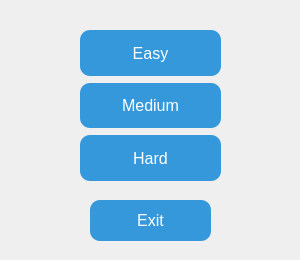
<?xml version="1.0" encoding="UTF-8"?>
<ui version="4.0">
 <class>NewGame</class>
 <widget class="QDialog" name="NewGame">
  <property name="geometry">
   <rect>
    <x>0</x>
    <y>0</y>
    <width>300</width>
    <height>260</height>
   </rect>
  </property>
  <property name="sizePolicy">
   <sizepolicy hsizetype="Fixed" vsizetype="Fixed">
    <horstretch>0</horstretch>
    <verstretch>0</verstretch>
   </sizepolicy>
  </property>
  <property name="minimumSize">
   <size>
    <width>300</width>
    <height>260</height>
   </size>
  </property>
  <property name="maximumSize">
   <size>
    <width>300</width>
    <height>260</height>
   </size>
  </property>
  <property name="windowTitle">
   <string>New Game</string>
  </property>
  <widget class="QPushButton" name="pushButton_Exit">
   <property name="geometry">
    <rect>
     <x>90</x>
     <y>200</y>
     <width>121</width>
     <height>41</height>
    </rect>
   </property>
   <property name="sizePolicy">
    <sizepolicy hsizetype="Expanding" vsizetype="Expanding">
     <horstretch>0</horstretch>
     <verstretch>0</verstretch>
    </sizepolicy>
   </property>
   <property name="maximumSize">
    <size>
     <width>16777215</width>
     <height>16777215</height>
    </size>
   </property>
   <property name="font">
    <font>
     <pointsize>12</pointsize>
    </font>
   </property>
   <property name="layoutDirection">
    <enum>Qt::LeftToRight</enum>
   </property>
   <property name="styleSheet">
    <string notr="true">QPushButton {
    background-color: #3498db;  /* Blue background */
    color: white;               /* White text */
    border-radius: 10px;        /* Adjust this for roundness */
}</string>
   </property>
   <property name="text">
    <string>Exit</string>
   </property>
  </widget>
  <widget class="QWidget" name="">
   <property name="geometry">
    <rect>
     <x>80</x>
     <y>30</y>
     <width>141</width>
     <height>151</height>
    </rect>
   </property>
   <layout class="QVBoxLayout" name="verticalLayout">
    <property name="spacing">
     <number>7</number>
    </property>
    <item>
     <widget class="QPushButton" name="pushButton_Easy">
      <property name="sizePolicy">
       <sizepolicy hsizetype="Expanding" vsizetype="Expanding">
        <horstretch>0</horstretch>
        <verstretch>0</verstretch>
       </sizepolicy>
      </property>
      <property name="font">
       <font>
        <pointsize>12</pointsize>
       </font>
      </property>
      <property name="styleSheet">
       <string notr="true">QPushButton {
    background-color: #3498db;  /* Blue background */
    color: white;               /* White text */
    border-radius: 10px;        /* Adjust this for roundness */
}</string>
      </property>
      <property name="text">
       <string>Easy</string>
      </property>
     </widget>
    </item>
    <item>
     <widget class="QPushButton" name="pushButton_Medium">
      <property name="sizePolicy">
       <sizepolicy hsizetype="Expanding" vsizetype="Expanding">
        <horstretch>0</horstretch>
        <verstretch>0</verstretch>
       </sizepolicy>
      </property>
      <property name="font">
       <font>
        <pointsize>12</pointsize>
       </font>
      </property>
      <property name="styleSheet">
       <string notr="true">QPushButton {
    background-color: #3498db;  /* Blue background */
    color: white;               /* White text */
    border-radius: 10px;        /* Adjust this for roundness */
}</string>
      </property>
      <property name="text">
       <string>Medium</string>
      </property>
     </widget>
    </item>
    <item>
     <widget class="QPushButton" name="pushButton_Hard">
      <property name="sizePolicy">
       <sizepolicy hsizetype="Expanding" vsizetype="Expanding">
        <horstretch>0</horstretch>
        <verstretch>0</verstretch>
       </sizepolicy>
      </property>
      <property name="font">
       <font>
        <pointsize>12</pointsize>
       </font>
      </property>
      <property name="styleSheet">
       <string notr="true">QPushButton {
    background-color: #3498db;  /* Blue background */
    color: white;               /* White text */
    border-radius: 10px;        /* Adjust this for roundness */
}</string>
      </property>
      <property name="text">
       <string>Hard</string>
      </property>
     </widget>
    </item>
   </layout>
  </widget>
 </widget>
 <resources/>
 <connections/>
</ui>
